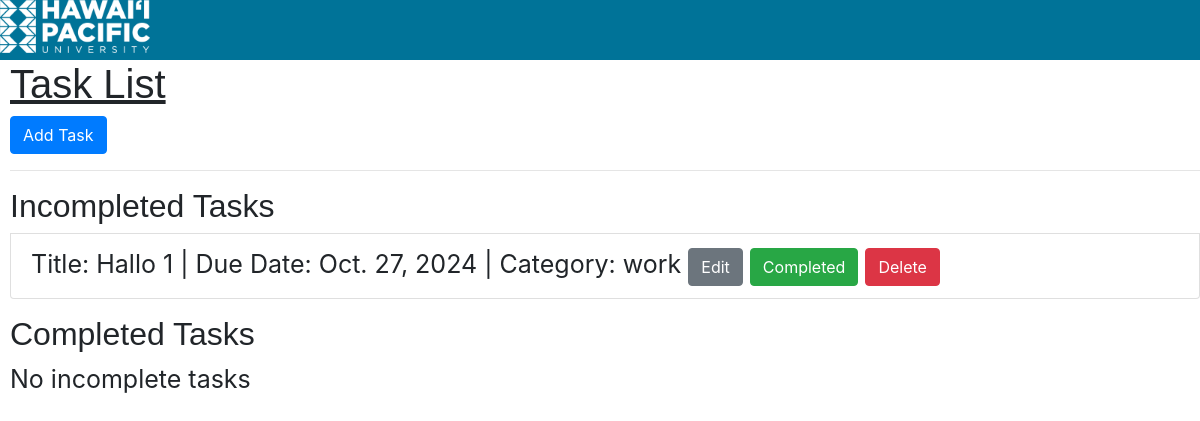
Before: / with the older database file.
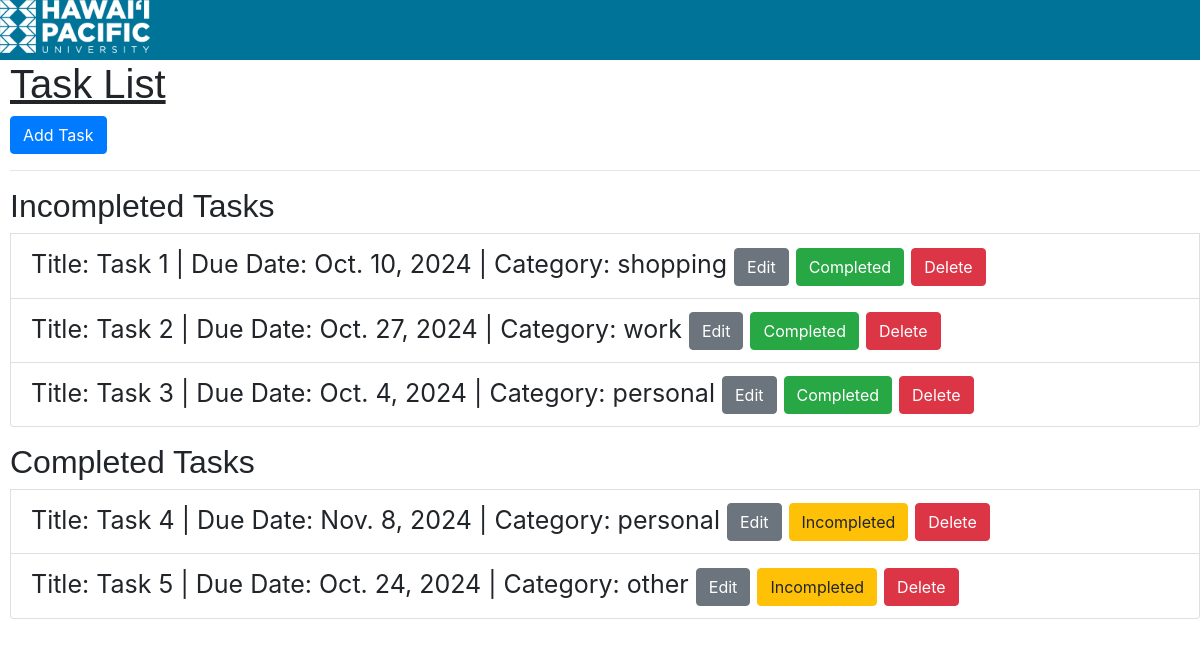
After: the same page with the newer database file.
### tasks/models.py (models this page shows)
class Task(models.Model):
    CATEGORY_CHOICES = [
        ('work', 'Work'),
        ('personal', 'Personal'),
        ('shopping', 'Shopping'),
        ('other', 'Other'),
    ]
    title = models.CharField(max_length=200)
    due_date = models.DateField()
    category = models.CharField(max_length=50, choices=CATEGORY_CHOICES)
    completed = models.BooleanField(default=False)
    def __str__(self):
        return self.title

### tasks/views.py (the view)
# urls.py: path('', views.task_list, name='task_list'),
def task_list(request):
    tasks = Task.objects.all()  # Get all tasks
    completed_tasks = [task for task in tasks if task.completed]
    incomplete_tasks = [task for task in tasks if not task.completed]
    print(completed_tasks)
    return render(request, 'tasks/task_list.html', {
        'completed_tasks': completed_tasks,  # Korrigierter Schlüssel
        'incomplete_tasks': incomplete_tasks  # Korrigierter Schlüssel
    })

### tasks/templates/tasks/task_list.html (shortened to what this page needs)
{% extends 'tasks/base.html' %}
{% block content %}
    <h1>Task List</h1>
    <a href="{% url 'add_task' %}">
        <button type="button" class="btn btn-primary">Add Task</button>
    </a>
    <hr>
    <ul class="list-group">
        <h2>Incompleted Tasks</h2>
        {% for task in incomplete_tasks %}
        <li class="list-group-item">
            Title: {{ task.title }}  |  Due Date: {{ task.due_date }}  |  Category: {{task.category}}
            <a href="{% url 'edit_task' task.pk %}">
                <button type="button" class="btn btn-secondary">Edit</button>
            </a>
            <form action="{% url 'complete_task' task.pk %}" method="POST" style="display:inline;">
                <button type="submit" class="btn btn-success">Completed</button>
            </form>
            <form action="{% url 'delete_task' task.pk %}" method="POST" style="display:inline;">
                <button type="submit" class="btn btn-danger">Delete</button>
            </form>
        </li>
        {% empty %}
        <li>No open tasks</li>
        {% endfor %}
    </ul>
    <ul class="list-group">
        <h2>Completed Tasks</h2>
        {% for task in completed_tasks %}
        <li class="list-group-item">
            Title: {{ task.title }}  |  Due Date: {{ task.due_date }}  |  Category: {{task.category}}
            <a href="{% url 'edit_task' task.pk %}">
                <button type="submit" class="btn btn-secondary">Edit</button>
            </a>
            <form action="{% url 'incomplete_task' task.pk %}" method="POST" style="display:inline;">
                <button type="submit" class="btn btn-warning">Incompleted</button>
            </form>
            <form action="{% url 'delete_task' task.pk %}" method="POST" style="display:inline;">
                <button type="submit" class="btn btn-danger">Delete</button>
            </form>
        </li>
        {% empty %}
        <li>No incomplete tasks</li>
        {% endfor %}
    </ul>
{% endblock %}

### tasks/templates/tasks/base.html (shortened to what this page needs)
<!DOCTYPE html>
<html lang="en">
<head>
    {% load static %}
    <link rel="stylesheet" href="{% static 'tasks/css/style.css' %}">
    <link rel="stylesheet" href="https://stackpath.bootstrapcdn.com/bootstrap/4.5.2/css/bootstrap.min.css">
</head>
<body>
    <div class="top-bar">
        <img src="{% static 'images/hpu-primary-white-400px.png' %}" alt="Mein Bild">
    </div>
    <div style="margin-left: 10px">
        {% block content %}
        {% endblock %}
    </div>
</body>
</html>

### tasks/static/tasks/css/style.css (style rules this page uses)
body { font-family: 'Roboto', sans-serif; }
h1 { font-family: 'Montserrat', sans-serif; font-weight: 1000; text-decoration: underline; }
h2, h3 { font-family: 'Georgia', sans-serif; font-weight: 500; }
li { font-size: 25px; }
button { font-family: 'Roboto Sans', sans-serif; }
.top-bar { background-color: rgb(0, 115, 152); height:60px; align-items: center; }
.top-bar img { width: 150px; height: auto; }

Changed rows visible on the page:
removed Task: title "Hallo 1", due_date "Oct. 27, 2024", category "work", shown under "Incompleted Tasks"
added Task: title "Task 1", due_date "Oct. 10, 2024", category "shopping", shown under "Incompleted Tasks"
added Task: title "Task 2", due_date "Oct. 27, 2024", category "work", shown under "Incompleted Tasks"
added Task: title "Task 3", due_date "Oct. 4, 2024", category "personal", shown under "Incompleted Tasks"
added Task: title "Task 4", due_date "Nov. 8, 2024", category "personal", shown under "Completed Tasks"
added Task: title "Task 5", due_date "Oct. 24, 2024", category "other", shown under "Completed Tasks"
Other visible differences:
text no longer shown: "No incomplete tasks"
